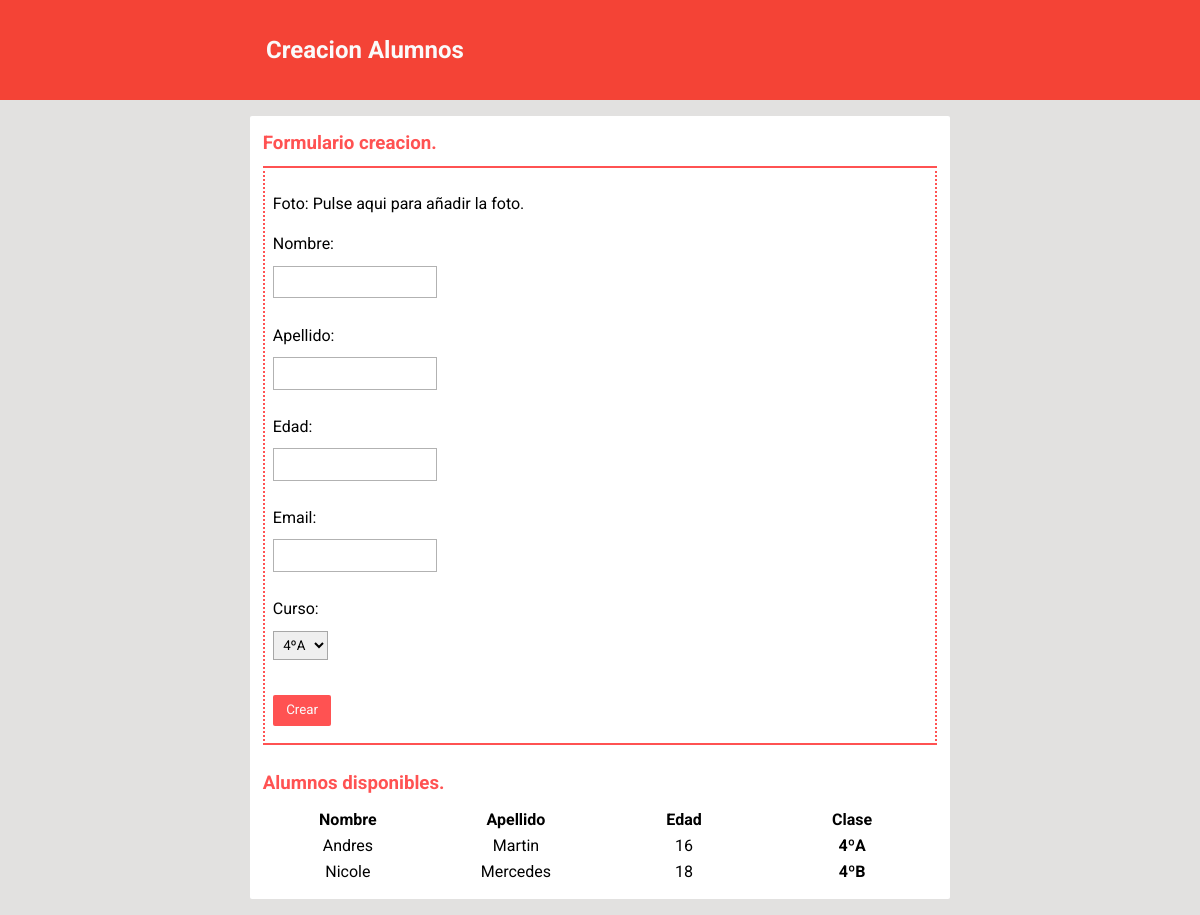
The page /setup/crearAlumnos/ on the database its author committed.
### setup/models.py (models this page shows, shortened)
class Alumno(models.Model):
    foto = models.ImageField(blank=True, upload_to="static/alumnoPhotos/", default="static/alumnoPhotos/default-profile.png  ")
    nombre = models.CharField(max_length=50)
    apellido = models.CharField(max_length=50)
    edad = models.DecimalField(max_digits=3, decimal_places=0)
    email = models.EmailField()
    username = models.CharField(max_length=101)
    password = models.CharField(max_length=20)
    token = models.CharField(max_length=40)
    curso = models.ForeignKey(Curso, default=True)
    class Meta:
        verbose_name = "Alumno"
        verbose_name_plural = "Alumnos"

class Curso(models.Model):
    gradoEducacionChoices = (
        ('INF', 'Infantil'),
        ('PRM', 'Primaria'),
        ('ESO', 'Secundaria'),
        ('BAC', 'Bachillerato'),
    )
    gradoEducacion = models.CharField(
        max_length=3,
        choices=gradoEducacionChoices
    )
    anio = models.DecimalField(max_digits=1, decimal_places=0)
    letra = models.CharField(max_length=1, blank=True)
    tutor = models.OneToOneField(Profesor)
    class Meta:
        verbose_name = "Clase"
        verbose_name_plural = "Clases"
    def __str__(self):
        anioInt = str(self.anio)
        return anioInt + "º" + self.letra

### setup/views.py (the view)
def crearAlumnosView(request):  # VISTA
    if request.method == 'POST':
        datosFormulario = request.POST
        formUsuario = AlumnoForm(datosFormulario)
        if formUsuario.is_valid():
            guardarUsuario(formUsuario)
            return HttpResponseRedirect('/setup/crearAlumnos')
    context = crearContextoAlumno()
    return render(request, setupTemplate, context)

### setup/forms.py
class AlumnoForm(forms.ModelForm):
    class Meta:
        model = Alumno
        exclude = ['username', 'password', 'token']
        labels = {
            'foto': _('Foto: Pulse aqui para añadir la foto.'),
        }

### setup/views.py (called while the page is built)
def crearContextoAlumno():
    formAlumno = AlumnoForm()
    todosAlumnos = Alumno.objects.all().order_by('id')
    context = {
        'form': formAlumno,
        'todosAlumnos': todosAlumnos,
        'tipoFormulario': 'Alumnos'
    }
    return context

### templates/setup.html (shortened to what this page needs)
{% load static %}
<!DOCTYPE HTML>
<html lang="es">
<head>
    <link rel="stylesheet" href="//cdn.materialdesignicons.com/2.0.46/css/materialdesignicons.min.css">
	<link rel="stylesheet" href="{% static "css/setup.css" %}">
</head>
<body>
	{% if form %}
		<header id="pageTitle">
	        <div>
	            <h2>Creacion {{ tipoFormulario }}</h2>
	        </div>
	    </header>
	    <div id="container">
	    	<h3>Formulario creacion.</h3>
			<form method="post" id="creationForm">
				{{ form.as_p }}
				<input type="submit" value="Crear" />
			</form>
	    	<br>
	    	<h3>{{ tipoFormulario }} disponibles.</h3>
			<table style="width:100%">
				{% if tipoFormulario == "Alumnos" %}
					<tr>
						<th>Nombre</th>
						<th>Apellido</th>
						<th>Edad</th>
						<th>Clase</th>
					</tr>
					{% for alumno in todosAlumnos %}
						<tr>
							<td>{{ alumno.nombre }}</td>
							<td>{{ alumno.apellido }}</td>
							<td>{{ alumno.edad }}</td>
							<th>{{ alumno.curso }}</th>
						</tr>
					{% endfor %}
				{% endif %}
			</table>
	    </div>
	{% endif %}
</body>
</html>

### static/css/setup.css (style rules this page uses)
* { margin: 0; padding: 0; border: 0; -webkit-box-sizing: border-box; box-sizing: border-box; font-family: 'Roboto', sans-serif; outline: none; text-decoration: none; line-height: 1.5; }
body { background-color: #e2e1e0; }
#pageTitle { background-color: #F44336; color: #fafafa; padding: 1em; text-align: center; position: relative; }
#pageTitle>div { width: 90%; max-width: 700px; display: -webkit-box; display: -ms-flexbox; display: flex; margin: 1em auto; }
#container { width: 90%; max-width: 700px; background-color: #fff; margin: 1em auto; list-style: none; padding: 0.8em; border-radius: 2px; }
#container>h3 { color: #FF5252; margin-bottom: 0.5em; }
#creationForm { border: 2px solid #FF5252; padding: 0.5em; border-top-style: solid; border-right-style: dotted; border-bottom-style: solid; border-left-style: dotted; }
#creationForm>p { -webkit-margin-before: 1em; -webkit-margin-after: 1em; -webkit-margin-start: 0px; -webkit-margin-end: 0px; }
#creationForm>p>label { display: block; width: 100%; }
input, select { margin: 0.7em 0; }
input[type=submit] { background-color: #FF5252; color: #fafafa; padding: 0.4em 1em; border-radius: 2px; cursor: pointer; }
#creationForm>p>input, #creationForm>p>select { border: 1px solid rgba(0,0,0,.3); padding: 0.4em; }
table { table-layout: fixed; width: 100%; text-align: center; }

### rows shown on the page
Alumno: nombre "Andres", apellido "Martin", edad "16", curso "4ºA"
Alumno: nombre "Nicole", apellido "Mercedes", edad "18", curso "4ºB"

### other values the page prints
{{ tipoFormulario }} "Alumnos"
